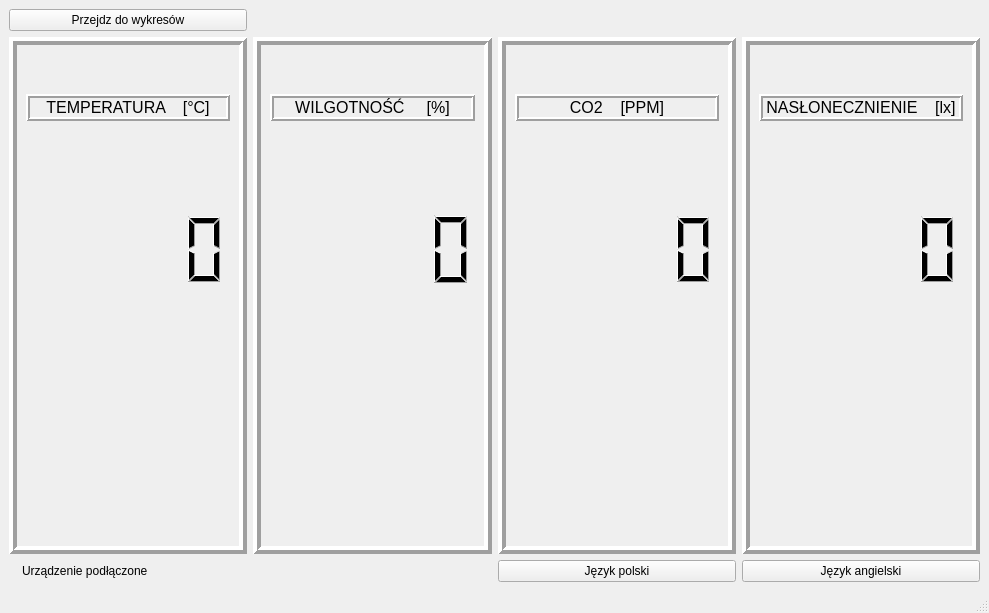
<?xml version="1.0" encoding="UTF-8"?>
<ui version="4.0">
 <class>MainWindow</class>
 <widget class="QMainWindow" name="MainWindow">
  <property name="geometry">
   <rect>
    <x>0</x>
    <y>0</y>
    <width>989</width>
    <height>613</height>
   </rect>
  </property>
  <property name="windowTitle">
   <string>MainWindow</string>
  </property>
  <widget class="QWidget" name="centralwidget">
   <property name="sizePolicy">
    <sizepolicy hsizetype="Expanding" vsizetype="Expanding">
     <horstretch>0</horstretch>
     <verstretch>0</verstretch>
    </sizepolicy>
   </property>
   <layout class="QGridLayout" name="gridLayout">
    <item row="1" column="0">
     <widget class="QFrame" name="frame_temp">
      <property name="sizePolicy">
       <sizepolicy hsizetype="Expanding" vsizetype="Expanding">
        <horstretch>0</horstretch>
        <verstretch>0</verstretch>
       </sizepolicy>
      </property>
      <property name="frameShape">
       <enum>QFrame::Box</enum>
      </property>
      <property name="frameShadow">
       <enum>QFrame::Raised</enum>
      </property>
      <property name="lineWidth">
       <number>4</number>
      </property>
      <layout class="QVBoxLayout" name="verticalLayout">
       <item>
        <spacer name="verticalSpacer_5">
         <property name="orientation">
          <enum>Qt::Vertical</enum>
         </property>
         <property name="sizeType">
          <enum>QSizePolicy::Fixed</enum>
         </property>
         <property name="sizeHint" stdset="0">
          <size>
           <width>20</width>
           <height>40</height>
          </size>
         </property>
        </spacer>
       </item>
       <item>
        <widget class="QLabel" name="label">
         <property name="sizePolicy">
          <sizepolicy hsizetype="Preferred" vsizetype="Maximum">
           <horstretch>0</horstretch>
           <verstretch>0</verstretch>
          </sizepolicy>
         </property>
         <property name="font">
          <font>
           <pointsize>12</pointsize>
          </font>
         </property>
         <property name="frameShape">
          <enum>QFrame::Box</enum>
         </property>
         <property name="frameShadow">
          <enum>QFrame::Raised</enum>
         </property>
         <property name="lineWidth">
          <number>2</number>
         </property>
         <property name="text">
          <string>TEMPERATURA    [°C]</string>
         </property>
         <property name="textFormat">
          <enum>Qt::MarkdownText</enum>
         </property>
         <property name="alignment">
          <set>Qt::AlignCenter</set>
         </property>
        </widget>
       </item>
       <item>
        <spacer name="verticalSpacer">
         <property name="orientation">
          <enum>Qt::Vertical</enum>
         </property>
         <property name="sizeType">
          <enum>QSizePolicy::Fixed</enum>
         </property>
         <property name="sizeHint" stdset="0">
          <size>
           <width>20</width>
           <height>40</height>
          </size>
         </property>
        </spacer>
       </item>
       <item>
        <widget class="QLCDNumber" name="lcd_temp">
         <property name="sizePolicy">
          <sizepolicy hsizetype="Minimum" vsizetype="Preferred">
           <horstretch>0</horstretch>
           <verstretch>0</verstretch>
          </sizepolicy>
         </property>
         <property name="minimumSize">
          <size>
           <width>200</width>
           <height>100</height>
          </size>
         </property>
         <property name="frameShape">
          <enum>QFrame::NoFrame</enum>
         </property>
        </widget>
       </item>
       <item>
        <widget class="QLabel" name="label_pic_temp">
         <property name="sizePolicy">
          <sizepolicy hsizetype="Preferred" vsizetype="Preferred">
           <horstretch>0</horstretch>
           <verstretch>0</verstretch>
          </sizepolicy>
         </property>
         <property name="minimumSize">
          <size>
           <width>200</width>
           <height>200</height>
          </size>
         </property>
         <property name="maximumSize">
          <size>
           <width>400</width>
           <height>400</height>
          </size>
         </property>
         <property name="text">
          <string/>
         </property>
         <property name="scaledContents">
          <bool>false</bool>
         </property>
         <property name="alignment">
          <set>Qt::AlignCenter</set>
         </property>
        </widget>
       </item>
      </layout>
     </widget>
    </item>
    <item row="1" column="2">
     <widget class="QFrame" name="frame_CO2">
      <property name="sizePolicy">
       <sizepolicy hsizetype="Expanding" vsizetype="Expanding">
        <horstretch>0</horstretch>
        <verstretch>0</verstretch>
       </sizepolicy>
      </property>
      <property name="frameShape">
       <enum>QFrame::Box</enum>
      </property>
      <property name="frameShadow">
       <enum>QFrame::Raised</enum>
      </property>
      <property name="lineWidth">
       <number>4</number>
      </property>
      <layout class="QGridLayout" name="gridLayout_4">
       <item row="3" column="0">
        <widget class="QLCDNumber" name="lcd_CO2">
         <property name="sizePolicy">
          <sizepolicy hsizetype="Minimum" vsizetype="Preferred">
           <horstretch>0</horstretch>
           <verstretch>0</verstretch>
          </sizepolicy>
         </property>
         <property name="minimumSize">
          <size>
           <width>200</width>
           <height>100</height>
          </size>
         </property>
         <property name="frameShape">
          <enum>QFrame::NoFrame</enum>
         </property>
         <property name="digitCount">
          <number>5</number>
         </property>
        </widget>
       </item>
       <item row="4" column="0">
        <widget class="QLabel" name="label_pic_CO2">
         <property name="sizePolicy">
          <sizepolicy hsizetype="Preferred" vsizetype="Preferred">
           <horstretch>0</horstretch>
           <verstretch>0</verstretch>
          </sizepolicy>
         </property>
         <property name="minimumSize">
          <size>
           <width>200</width>
           <height>200</height>
          </size>
         </property>
         <property name="maximumSize">
          <size>
           <width>400</width>
           <height>400</height>
          </size>
         </property>
         <property name="text">
          <string/>
         </property>
         <property name="scaledContents">
          <bool>false</bool>
         </property>
         <property name="alignment">
          <set>Qt::AlignCenter</set>
         </property>
        </widget>
       </item>
       <item row="2" column="0">
        <spacer name="verticalSpacer_3">
         <property name="orientation">
          <enum>Qt::Vertical</enum>
         </property>
         <property name="sizeType">
          <enum>QSizePolicy::Fixed</enum>
         </property>
         <property name="sizeHint" stdset="0">
          <size>
           <width>20</width>
           <height>40</height>
          </size>
         </property>
        </spacer>
       </item>
       <item row="1" column="0">
        <widget class="QLabel" name="label_3">
         <property name="sizePolicy">
          <sizepolicy hsizetype="Preferred" vsizetype="Maximum">
           <horstretch>0</horstretch>
           <verstretch>0</verstretch>
          </sizepolicy>
         </property>
         <property name="minimumSize">
          <size>
           <width>0</width>
           <height>0</height>
          </size>
         </property>
         <property name="font">
          <font>
           <pointsize>12</pointsize>
          </font>
         </property>
         <property name="frameShape">
          <enum>QFrame::Box</enum>
         </property>
         <property name="frameShadow">
          <enum>QFrame::Raised</enum>
         </property>
         <property name="lineWidth">
          <number>2</number>
         </property>
         <property name="text">
          <string>CO2    [PPM]</string>
         </property>
         <property name="textFormat">
          <enum>Qt::MarkdownText</enum>
         </property>
         <property name="scaledContents">
          <bool>true</bool>
         </property>
         <property name="alignment">
          <set>Qt::AlignCenter</set>
         </property>
        </widget>
       </item>
       <item row="0" column="0">
        <spacer name="verticalSpacer_7">
         <property name="orientation">
          <enum>Qt::Vertical</enum>
         </property>
         <property name="sizeType">
          <enum>QSizePolicy::Fixed</enum>
         </property>
         <property name="sizeHint" stdset="0">
          <size>
           <width>20</width>
           <height>40</height>
          </size>
         </property>
        </spacer>
       </item>
      </layout>
     </widget>
    </item>
    <item row="1" column="3">
     <widget class="QFrame" name="frame_lux">
      <property name="sizePolicy">
       <sizepolicy hsizetype="Expanding" vsizetype="Expanding">
        <horstretch>0</horstretch>
        <verstretch>0</verstretch>
       </sizepolicy>
      </property>
      <property name="frameShape">
       <enum>QFrame::Box</enum>
      </property>
      <property name="frameShadow">
       <enum>QFrame::Raised</enum>
      </property>
      <property name="lineWidth">
       <number>4</number>
      </property>
      <layout class="QGridLayout" name="gridLayout_5">
       <item row="4" column="0">
        <widget class="QLabel" name="label_pic_lux">
         <property name="sizePolicy">
          <sizepolicy hsizetype="Preferred" vsizetype="Preferred">
           <horstretch>0</horstretch>
           <verstretch>0</verstretch>
          </sizepolicy>
         </property>
         <property name="minimumSize">
          <size>
           <width>200</width>
           <height>200</height>
          </size>
         </property>
         <property name="maximumSize">
          <size>
           <width>400</width>
           <height>400</height>
          </size>
         </property>
         <property name="text">
          <string/>
         </property>
         <property name="scaledContents">
          <bool>false</bool>
         </property>
         <property name="alignment">
          <set>Qt::AlignCenter</set>
         </property>
        </widget>
       </item>
       <item row="3" column="0">
        <widget class="QLCDNumber" name="lcd_lux">
         <property name="sizePolicy">
          <sizepolicy hsizetype="Minimum" vsizetype="Preferred">
           <horstretch>0</horstretch>
           <verstretch>0</verstretch>
          </sizepolicy>
         </property>
         <property name="minimumSize">
          <size>
           <width>200</width>
           <height>100</height>
          </size>
         </property>
         <property name="frameShape">
          <enum>QFrame::NoFrame</enum>
         </property>
        </widget>
       </item>
       <item row="1" column="0">
        <widget class="QLabel" name="label_4">
         <property name="sizePolicy">
          <sizepolicy hsizetype="Preferred" vsizetype="Maximum">
           <horstretch>0</horstretch>
           <verstretch>0</verstretch>
          </sizepolicy>
         </property>
         <property name="font">
          <font>
           <pointsize>12</pointsize>
          </font>
         </property>
         <property name="frameShape">
          <enum>QFrame::Box</enum>
         </property>
         <property name="frameShadow">
          <enum>QFrame::Raised</enum>
         </property>
         <property name="lineWidth">
          <number>2</number>
         </property>
         <property name="text">
          <string>NASŁONECZNIENIE    [lx]</string>
         </property>
         <property name="textFormat">
          <enum>Qt::MarkdownText</enum>
         </property>
         <property name="scaledContents">
          <bool>true</bool>
         </property>
         <property name="alignment">
          <set>Qt::AlignCenter</set>
         </property>
         <property name="wordWrap">
          <bool>false</bool>
         </property>
        </widget>
       </item>
       <item row="2" column="0">
        <spacer name="verticalSpacer_4">
         <property name="orientation">
          <enum>Qt::Vertical</enum>
         </property>
         <property name="sizeType">
          <enum>QSizePolicy::Fixed</enum>
         </property>
         <property name="sizeHint" stdset="0">
          <size>
           <width>20</width>
           <height>40</height>
          </size>
         </property>
        </spacer>
       </item>
       <item row="0" column="0">
        <spacer name="verticalSpacer_8">
         <property name="orientation">
          <enum>Qt::Vertical</enum>
         </property>
         <property name="sizeType">
          <enum>QSizePolicy::Fixed</enum>
         </property>
         <property name="sizeHint" stdset="0">
          <size>
           <width>20</width>
           <height>40</height>
          </size>
         </property>
        </spacer>
       </item>
      </layout>
     </widget>
    </item>
    <item row="0" column="0">
     <widget class="QPushButton" name="pushButton">
      <property name="text">
       <string>Przejdz do wykresów</string>
      </property>
     </widget>
    </item>
    <item row="1" column="1">
     <widget class="QFrame" name="frame_hum">
      <property name="sizePolicy">
       <sizepolicy hsizetype="Expanding" vsizetype="Expanding">
        <horstretch>0</horstretch>
        <verstretch>0</verstretch>
       </sizepolicy>
      </property>
      <property name="frameShape">
       <enum>QFrame::Box</enum>
      </property>
      <property name="frameShadow">
       <enum>QFrame::Raised</enum>
      </property>
      <property name="lineWidth">
       <number>4</number>
      </property>
      <layout class="QGridLayout" name="gridLayout_3">
       <item row="1" column="0">
        <widget class="QLabel" name="label_2">
         <property name="sizePolicy">
          <sizepolicy hsizetype="Preferred" vsizetype="Maximum">
           <horstretch>0</horstretch>
           <verstretch>0</verstretch>
          </sizepolicy>
         </property>
         <property name="font">
          <font>
           <pointsize>12</pointsize>
          </font>
         </property>
         <property name="frameShape">
          <enum>QFrame::Box</enum>
         </property>
         <property name="frameShadow">
          <enum>QFrame::Raised</enum>
         </property>
         <property name="lineWidth">
          <number>2</number>
         </property>
         <property name="text">
          <string>WILGOTNOŚĆ     [%]</string>
         </property>
         <property name="textFormat">
          <enum>Qt::MarkdownText</enum>
         </property>
         <property name="scaledContents">
          <bool>true</bool>
         </property>
         <property name="alignment">
          <set>Qt::AlignCenter</set>
         </property>
        </widget>
       </item>
       <item row="4" column="0">
        <widget class="QLabel" name="label_pic_hum">
         <property name="sizePolicy">
          <sizepolicy hsizetype="Preferred" vsizetype="Preferred">
           <horstretch>0</horstretch>
           <verstretch>0</verstretch>
          </sizepolicy>
         </property>
         <property name="minimumSize">
          <size>
           <width>200</width>
           <height>200</height>
          </size>
         </property>
         <property name="maximumSize">
          <size>
           <width>400</width>
           <height>400</height>
          </size>
         </property>
         <property name="text">
          <string/>
         </property>
         <property name="scaledContents">
          <bool>false</bool>
         </property>
         <property name="alignment">
          <set>Qt::AlignCenter</set>
         </property>
        </widget>
       </item>
       <item row="3" column="0">
        <widget class="QLCDNumber" name="lcd_hum">
         <property name="sizePolicy">
          <sizepolicy hsizetype="Minimum" vsizetype="Preferred">
           <horstretch>0</horstretch>
           <verstretch>0</verstretch>
          </sizepolicy>
         </property>
         <property name="minimumSize">
          <size>
           <width>200</width>
           <height>100</height>
          </size>
         </property>
         <property name="frameShape">
          <enum>QFrame::NoFrame</enum>
         </property>
        </widget>
       </item>
       <item row="2" column="0">
        <spacer name="verticalSpacer_2">
         <property name="orientation">
          <enum>Qt::Vertical</enum>
         </property>
         <property name="sizeType">
          <enum>QSizePolicy::Fixed</enum>
         </property>
         <property name="sizeHint" stdset="0">
          <size>
           <width>20</width>
           <height>40</height>
          </size>
         </property>
        </spacer>
       </item>
       <item row="0" column="0">
        <spacer name="verticalSpacer_6">
         <property name="orientation">
          <enum>Qt::Vertical</enum>
         </property>
         <property name="sizeType">
          <enum>QSizePolicy::Fixed</enum>
         </property>
         <property name="sizeHint" stdset="0">
          <size>
           <width>20</width>
           <height>40</height>
          </size>
         </property>
        </spacer>
       </item>
      </layout>
     </widget>
    </item>
    <item row="2" column="0">
     <layout class="QGridLayout" name="gridLayout_6">
      <item row="0" column="1">
       <widget class="QLabel" name="label_status_text">
        <property name="text">
         <string>Urządzenie podłączone</string>
        </property>
       </widget>
      </item>
      <item row="0" column="0">
       <widget class="QLabel" name="label_status">
        <property name="text">
         <string/>
        </property>
       </widget>
      </item>
      <item row="0" column="2">
       <spacer name="horizontalSpacer">
        <property name="orientation">
         <enum>Qt::Horizontal</enum>
        </property>
        <property name="sizeHint" stdset="0">
         <size>
          <width>40</width>
          <height>20</height>
         </size>
        </property>
       </spacer>
      </item>
     </layout>
    </item>
    <item row="2" column="2">
     <widget class="QPushButton" name="PolishButton">
      <property name="text">
       <string>Język polski</string>
      </property>
     </widget>
    </item>
    <item row="2" column="3">
     <widget class="QPushButton" name="EnglishButton">
      <property name="text">
       <string>Język angielski</string>
      </property>
     </widget>
    </item>
   </layout>
  </widget>
  <widget class="QMenuBar" name="menubar">
   <property name="geometry">
    <rect>
     <x>0</x>
     <y>0</y>
     <width>989</width>
     <height>22</height>
    </rect>
   </property>
  </widget>
  <widget class="QStatusBar" name="statusbar"/>
 </widget>
 <resources/>
 <connections/>
</ui>
